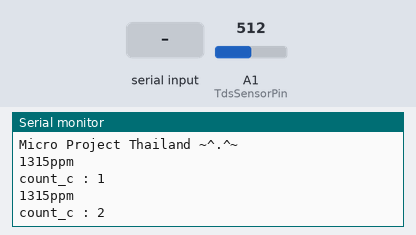
A sketch run on a simulated Arduino Mega 2560, built with avr-gcc and run on an emulated ATmega2560. Parts: the last lines printed to the serial monitor. The test bench sets the inputs (shaded band); at power-on: A1 (TdsSensorPin) = 512. WiFi joins after 1.5 s; servers stay silent unless stated.

Above: at 3.0 s.
3.1 s: A1 (TdsSensorPin) set to 716
At 4.4 s:
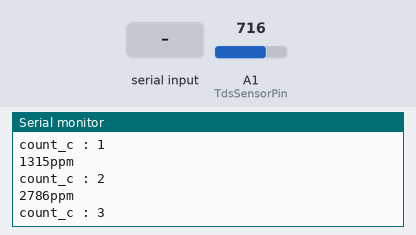
4.6 s: "1" received over the second serial link
6.1 s: "0" received over the second serial link
7.6 s: A1 (TdsSensorPin) set to 900
At 8.5 s:
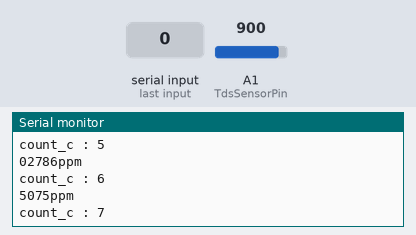
Timing chart, 0 to 10.1 s (numbered marks = the images above; inputs shaded):
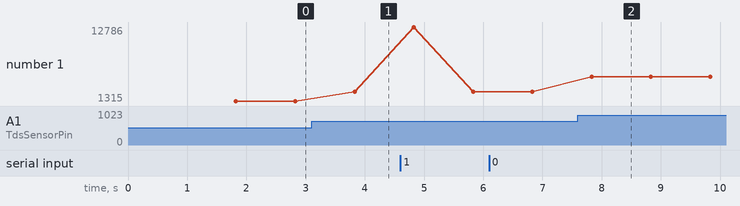

The sketch:

EC.ino
```cpp
#define BLYNK_PRINT Serial
#include <ESP8266_Lib.h> // insert this library
#include <BlynkSimpleShieldEsp8266.h>
#include <EEPROM.h>
#include "GravityTDS.h"

#define TdsSensorPin A1
GravityTDS gravityTds;

char auth[] = "eOGuhBSc527iivvG9LWawookXl6irxoX";
char ssid[] = "LAPTOP-0N2B010N 3481";
char pass[] = "123456789";

#define EspSerial Serial3
#define ESP8266_BAUD 115200
ESP8266 wifi(&EspSerial);

float temperature = 25, tdsValue = 0;

void setup()
{
  Serial.begin(115200);
  Serial3.begin(115200);

  delay(10);
  EspSerial.begin(ESP8266_BAUD);
  delay(10);

  Serial.begin(115200);
  Serial.println("Micro Project Thailand ~^.^~ ");
  gravityTds.setPin(TdsSensorPin);
  gravityTds.setAref(5.0);      //reference voltage on ADC, default 5.0V on Arduino UNO
  gravityTds.setAdcRange(1024); //1024 for 10bit ADC;4096 for 12bit ADC
  gravityTds.begin();           //initialization

  Blynk.begin(auth, wifi, ssid, pass, "blynk.en-26.com", 9600);   //Local server
}


int count_c = 0;

void loop()
{
  Blynk.run();
  if ( Serial3.available() )   {
    Serial.write( Serial3.read() );
  }
  if ( Serial.available() )       {
    Serial3.write( Serial.read() );
  }
  //temperature = readTemperature();  //add your temperature sensor and read it
  gravityTds.setTemperature(temperature); // set the temperature and execute temperature compensation
  gravityTds.update();                    //sample and calculate
  tdsValue = gravityTds.getTdsValue();    // then get the value
  Serial.print(tdsValue, 0);
  Serial.println("ppm");


  if (tdsValue >= 200) {
    count_c++;
    Serial.print("count_c : "); Serial.println(count_c);
  }
  else if (tdsValue < 200) {
  }

  delay(1000);
  Blynk.virtualWrite(V2, tdsValue);
}
```

Measured:
- after the input at 3.1 s, the serial monitor: prints a new line after 0.73 s (image 1)
- after the input at 7.6 s, the serial monitor: prints a new line after 0.23 s (image 2)
- plotted number 1: 1315 → 2786 after the input at 3.1 s, 2786 → 5075 after the input at 7.6 s
